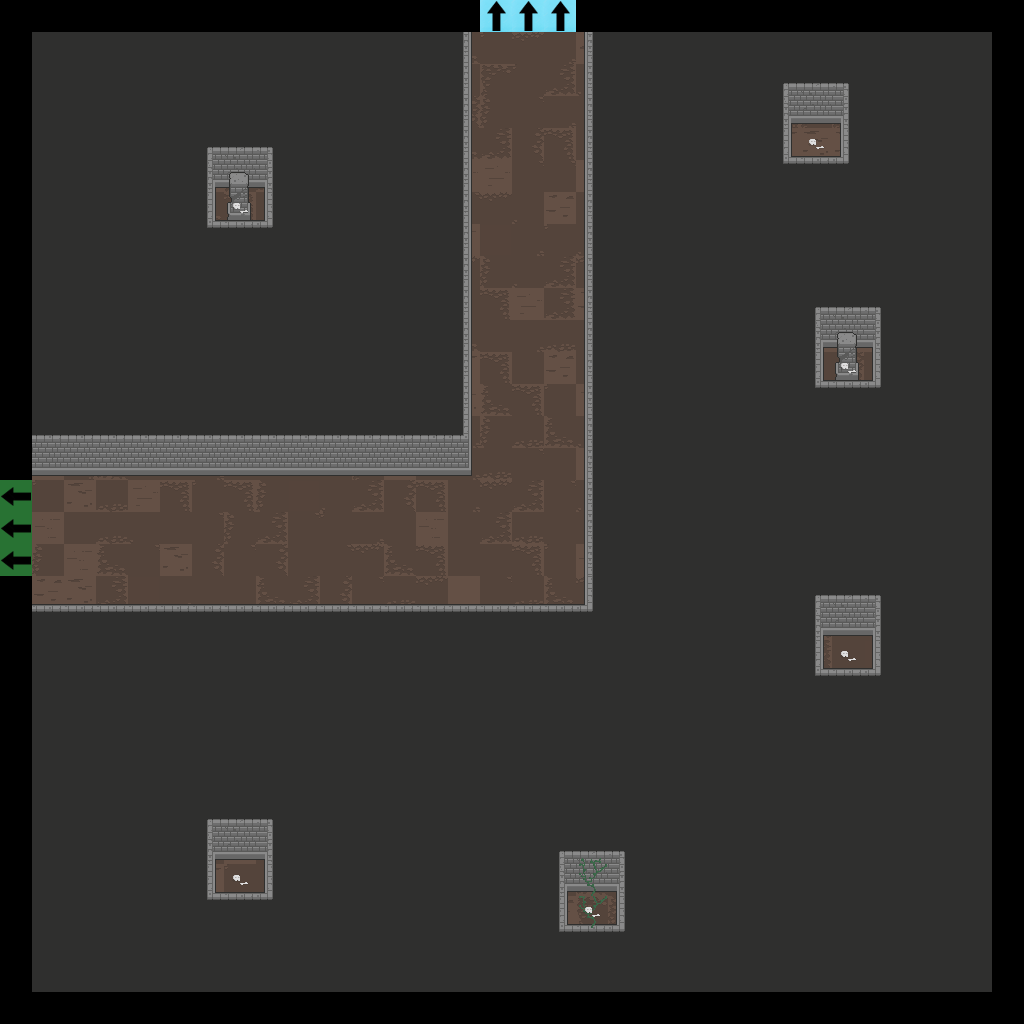

A 2D game scene composited from a Tiled map and its tileset images. What follows is a short description and the map's XML, with each tile layer's data collapsed to a summary:
An orthogonal 32x32 tile map with 32x32 px tiles, 7 tile layers (Floor, Walls, Doors, Pillars, ...), 2 tilesets.

<map version="1.2" tiledversion="2019.04.18" orientation="orthogonal" renderorder="right-down" width="32" height="32" tilewidth="32" tileheight="32" infinite="0" nextlayerid="22" nextobjectid="1">
 <tileset firstgid="1" source="Dungeon_Tileset_2.tsx" />
 <tileset firstgid="321" source="flags.tsx" />
 <layer id="15" name="Floor" width="32" height="32">
  <data>[1024 cells, 900 non-empty, 25 distinct tile ids]</data>
 </layer>
 <layer id="16" name="Walls" width="32" height="32">
  <data>[1024 cells, 807 non-empty, 21 distinct tile ids]</data>
 </layer>
 <layer id="17" name="Doors" width="32" height="32">
  <data>[1024 cells, 0 non-empty, 0 distinct tile ids]</data>
 </layer>
 <layer id="18" name="Pillars" width="32" height="32">
  <properties>
   <property name="unity:SortingLayer" value="Player" />
  </properties>
  <data>[1024 cells, 7 non-empty, 4 distinct tile ids]</data>
 </layer>
 <layer id="19" name="Candles" width="32" height="32">
  <data>[1024 cells, 0 non-empty, 0 distinct tile ids]</data>
 </layer>
 <layer id="20" name="Debris" width="32" height="32">
  <data>[1024 cells, 6 non-empty, 1 distinct tile ids]</data>
 </layer>
 <layer id="21" name="Flags" width="32" height="32">
  <data>[1024 cells, 6 non-empty, 2 distinct tile ids]</data>
 </layer>
</map>
